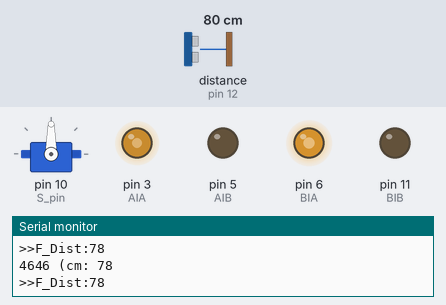
A sketch run on a simulated Arduino Uno, built with avr-gcc and run on an emulated ATmega328P. On the bench: servo, output pins drawn as LEDs (lit = HIGH), the last lines printed to the serial monitor. Wiring (inferred from the names in the program): ultrasonic range finder: trigger pin 13; echo pin 12. Dashed ring = blinking. Inputs (shaded band) come from the test bench; at power-on: distance to the obstacle (sensor on pin 12) 80 cm. The echo pulse lasts 58.3 µs per cm; pins used as bus, display or sensor lines are not drawn.

Above: at 1.3 s.
1.4 s: distance to the obstacle (sensor on pin 12) set to 2 cm
At 1.72 s:
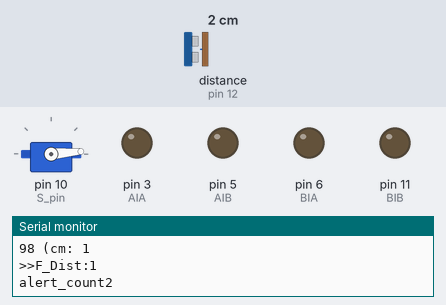
At 2.7 s:
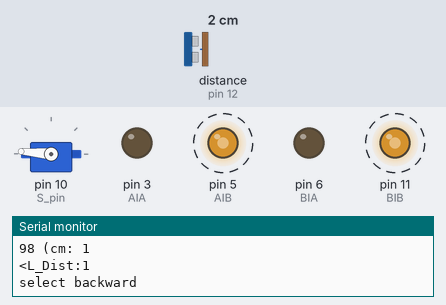
4.4 s: distance to the obstacle (sensor on pin 12) set to 120 cm
7.4 s: distance to the obstacle (sensor on pin 12) set to 9 cm
At 8.62 s:
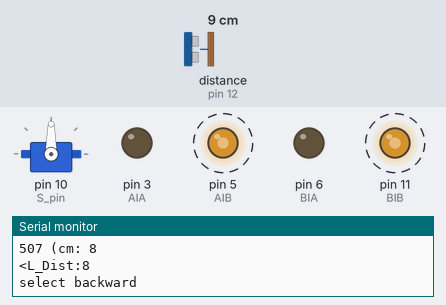
10.4 s: distance to the obstacle (sensor on pin 12) set to 250 cm
13.4 s: distance to the obstacle (sensor on pin 12) set to 24 cm
16.4 s: distance to the obstacle (sensor on pin 12) set to 19 cm
At 17.7 s:
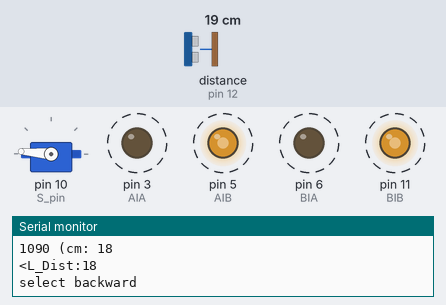
Timing chart, 0 to 20.4 s (numbered marks = the images above; inputs shaded):
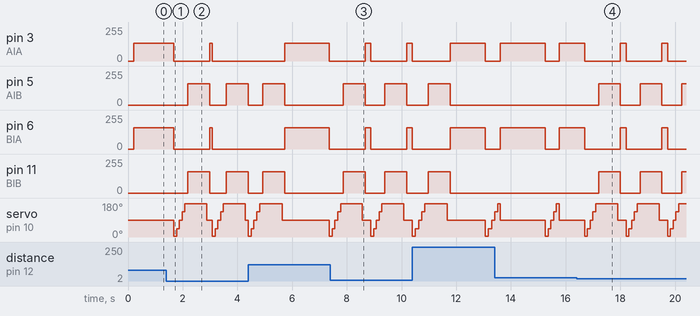

Measured:
- after the input at 1.4 s, pin 5 (AIB), pin 11 (BIB): alternates 160/255 for 0.80 s and 0/255 for 0.61 s, starting after 0.78 s
- after the input at 7.4 s, pin 5 (AIB), pin 11 (BIB): alternates 160/255 for 0.80 s and 0/255 for 0.71 s, starting after 0.47 s
- after the input at 16.4 s, pin 3 (AIA): alternates 133/255 for 0.20 s and 0/255 for 1.3 s, starting after 0.29 s; pin 5 (AIB), pin 11 (BIB): alternates 160/255 for 0.80 s and 0/255 for 0.72 s, starting after 0.80 s; pin 6 (BIA): alternates 160/255 for 0.20 s and 0/255 for 1.3 s, starting after 0.29 s
- by itself, servo on pin 10 (S_pin): repeats every 1.5 s: 45° 0.10 s, 90° 0.10 s, 135° 0.10 s, 175° 0.80 s, 90° 0.31 s, 5° 0.10 s

The sketch:

Ultrasonic_SelfDriving.ino
```cpp
#include <Servo.h>
//servo motor
Servo myServo;
const int S_pin=10;
const int Init_degree = 90;
const int neck_t = 100;
//dc motor
const int AIA=3;
const int AIB=5;
const int BIA=6;  //left
const int BIB=11; //left
const int Max_speed1 = 160;
const int Max_speed2 = 200;
const int delay_t = 350;
const int bal=27;
//ultrasonic sensor
const int trigpin=13;
const int echopin=12;
//distance from sensor
unsigned int F_Dist, L_Dist, R_Dist, L45_Dist, R45_Dist;
const int Dist_Min = 20;
const int Half_Width_Min = 10;

int alert_count = 0;
const int alert_count_threshold = 2;
int brake_look_around = 0;
const int brake_look_around_period = 15;

void setup() {
  // put your setup code here, to run once:
  myServo.attach(S_pin);
  myServo.write(Init_degree);
  delay(neck_t);

  pinMode(AIA, OUTPUT);
  pinMode(AIB, OUTPUT);
  pinMode(BIA, OUTPUT);
  pinMode(BIB, OUTPUT);

  pinMode(trigpin, OUTPUT);
  pinMode(echopin, INPUT);
  digitalWrite(trigpin, LOW);

  Serial.begin(9600);
}

void loop() {
  look_forward();
  if( F_Dist <= Dist_Min)
    alert_count++;
  else
    alert_count = 0;

  if( alert_count > alert_count_threshold) {
    Serial.print("alert_count");
    Serial.println(alert_count_threshold);
    stop();
    look_around();
    switch( selectDirection() ) {
      case 'l' :
        left(delay_t);
        break;
      case 'r' :
        right(delay_t);
        break;
      case 'b' :
      default :
        backward(2*delay_t);
        break;
    }
    alert_count = 0;
  }
  else {
    brake_look_around++;
    if( brake_look_around > brake_look_around_period ) {
      Serial.print("brake_look_around>");
      Serial.println(brake_look_around_period);
      stop();
      look_around();
      switch( selectDirection() ) {
        case 'f' :
          forward();
          break;
        case 'l' :
          left(delay_t);
          break;
        case 'r' :
          right(delay_t);
          break;
        case 'b' :
        default :
          backward(2*delay_t);
          break;
      }
      brake_look_around = 0;
    }
    else
      forward();
  }
} //end of loop
void forward() {
  analogWrite(AIA, Max_speed1-bal);
  analogWrite(AIB, 0);
  analogWrite(BIA, Max_speed1);
  analogWrite(BIB, 0);
}
void backward(int t) {
  analogWrite(AIA, 0);
  analogWrite(AIB, Max_speed1);
  analogWrite(BIA, 0);
  analogWrite(BIB, Max_speed1);
  delay(t);
}
void right(int t) {
  analogWrite(AIA, 0);
  analogWrite(AIB, Max_speed2);
  analogWrite(BIA, Max_speed2);
  analogWrite(BIB, 0);
  delay(t);
}
void left(int t) {
  analogWrite(AIA, Max_speed2);
  analogWrite(AIB, 0);
  analogWrite(BIA, 0);
  analogWrite(BIB, Max_speed2);
  delay(t);
}
void stop() {
  analogWrite(AIA, 0);
  analogWrite(AIB, 0);
  analogWrite(BIA, 0);
  analogWrite(BIB, 0);
}
unsigned int U_sonic() {
  unsigned long Dist_cm;
  digitalWrite(trigpin, LOW);
  delayMicroseconds(5);
  digitalWrite(trigpin, HIGH);
  delayMicroseconds(15);
  digitalWrite(trigpin, LOW);
  Dist_cm= pulseIn(echopin, HIGH);  //recognize 45degree obstacle as 22m distance;;
//  Dist_cm= pulseIn(echopin, HIGH, 100000UL);    //1700cm=17m timeout, now 45degree obstacle as 0m, but not always ㅠ
  Serial.print(Dist_cm);
  Dist_cm= Dist_cm * 0.017;
  Serial.print(" (cm: ");
  Serial.println(Dist_cm);
  return round(Dist_cm);
}
void look_forward() {
  myServo.write(90);
  delay(neck_t);
  F_Dist = U_sonic();
  Serial.print(">>F_Dist:"); Serial.println(F_Dist);
}
void look_around() {
  myServo.write(5);
  delay(neck_t);
  R_Dist = U_sonic();
  Serial.print("<R_Dist:"); Serial.println( R_Dist);
  myServo.write(45);
  delay(neck_t);
  R45_Dist = U_sonic();
  Serial.print("<R45_Dist:"); Serial.println( R45_Dist);
  myServo.write(90);
  delay(neck_t);
  F_Dist = U_sonic();
  Serial.print("<F_Dist:"); Serial.println(F_Dist);
  myServo.write(135);
  delay(neck_t);
  L45_Dist = U_sonic();
  Serial.print("<L45_Dist:"); Serial.println( L45_Dist);
  myServo.write(175);
  delay(neck_t);
  L_Dist = U_sonic();
  Serial.print("<L_Dist:"); Serial.println( L_Dist);
}  //end of look_around
char selectDirection() {
    if ( F_Dist >= Dist_Min && R_Dist >= Half_Width_Min && R45_Dist >= Half_Width_Min && L45_Dist >= Half_Width_Min && L_Dist >= Half_Width_Min )  {
      Serial.println("select forward");
      return 'f';
    }
    else if(  L_Dist >= Dist_Min && L45_Dist >= Dist_Min )  {
      Serial.println("select L_turn");
      return 'l';
    }
    else if(   R45_Dist >= Dist_Min && R_Dist >= Dist_Min )  {
      Serial.println("select R_turn");
      return 'r';
    }
    else   {
      Serial.println("select backward");
      return 'b';
    }
}
```
